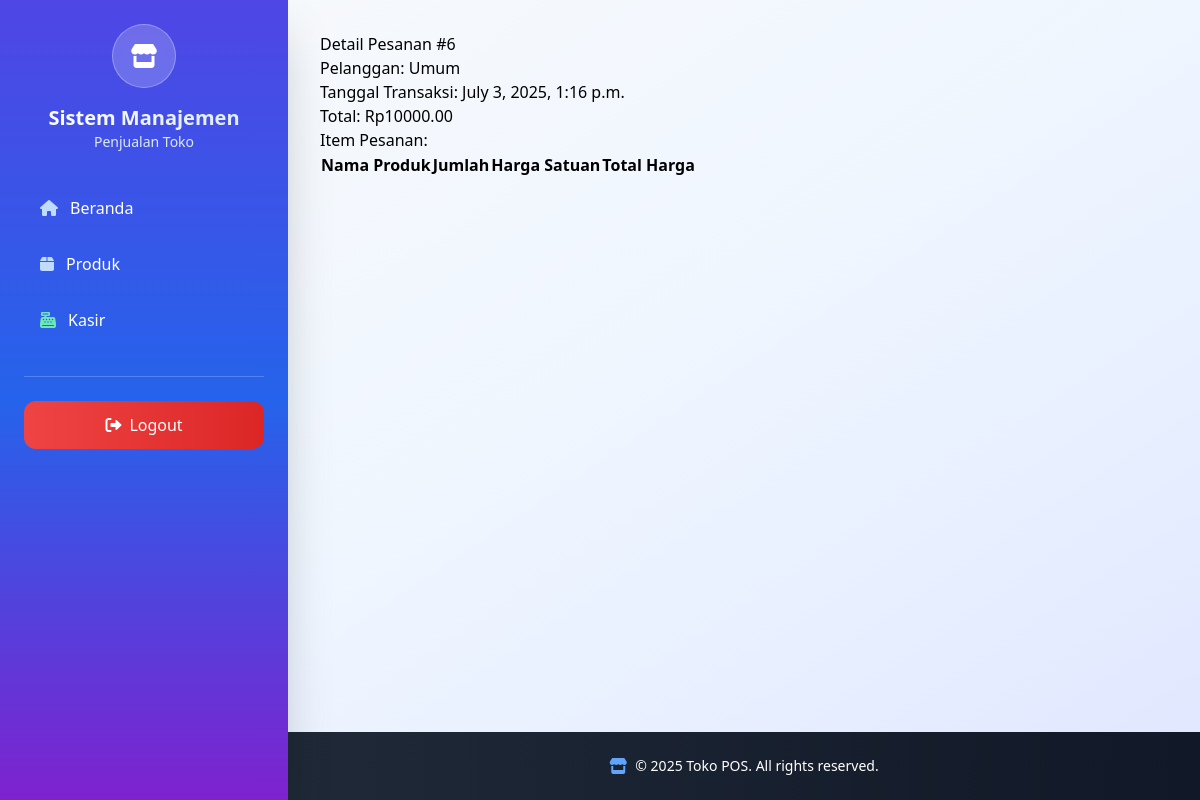
/pesanan/6/ (signed in), run on the app's committed database.
### Toko/models.py (models this page shows, shortened)
class Order(models.Model):
    customer = models.ForeignKey(Customer, on_delete=models.CASCADE, verbose_name=_("Pelanggan"))
    cashier = models.ForeignKey(Cashier, on_delete=models.SET_NULL, null=True, verbose_name=_("Kasir"))
    order_date = models.DateTimeField(auto_now_add=True, verbose_name=_("Tanggal Transaksi"))
    subtotal = models.DecimalField(max_digits=10, decimal_places=2, verbose_name=_("Subtotal"))
    tax = models.DecimalField(max_digits=10, decimal_places=2, default=0, verbose_name=_("Pajak"))
    discount = models.DecimalField(max_digits=10, decimal_places=2, default=0, verbose_name=_("Diskon"))
    total = models.DecimalField(max_digits=10, decimal_places=2, verbose_name=_("Total Bayar"))
    is_paid = models.BooleanField(default=False, verbose_name=_("Sudah Dibayar"))
    created_at = models.DateTimeField(auto_now_add=True)
    class Meta:
        verbose_name = _("Pesanan")
        verbose_name_plural = _("Pesanan")

class Customer(models.Model):
    user = models.OneToOneField(User, on_delete=models.CASCADE, verbose_name=_("Pengguna"))
    phone = models.CharField(max_length=20, verbose_name=_("Nomor Telepon"))
    address = models.TextField(verbose_name=_("Alamat"))
    class Meta:
        verbose_name = _("Pelanggan")
        verbose_name_plural = _("Pelanggan")

### Toko/views.py (the view)
# urls.py: path('pesanan/<int:pk>/', views.order_detail, name='order_detail'),
@login_required
def order_detail(request, pk):
    order = get_object_or_404(Order, pk=pk)  # Ambil pesanan berdasarkan ID
    return render(request, 'order_detail.html', {'order': order})

### Toko/templates/order_detail.html (shortened to what this page needs)
{% extends "sidebar.html" %}
{% block content %}
  <h2>Detail Pesanan #{{ order.id }}</h2>
  <p>Pelanggan: {{ order.customer.user.get_full_name }}</p>
  <p>Tanggal Transaksi: {{ order.order_date }}</p>
  <p>Total: Rp{{ order.total }}</p>
  <h3>Item Pesanan:</h3>
  <table>
    <thead>
      <tr>
        <th>Nama Produk</th>
        <th>Jumlah</th>
        <th>Harga Satuan</th>
        <th>Total Harga</th>
      </tr>
    </thead>
  </table>
{% endblock %}

### data on the page
Order: id "6", customer.user.get_full_name "Umum", order_date "July 3, 2025, 1:16 p.m.", total "10000.00"
